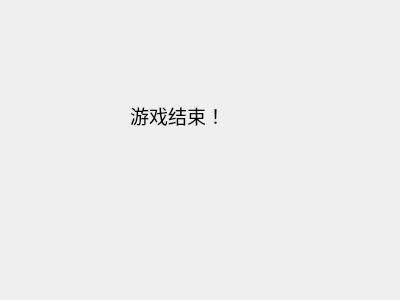
<?xml version="1.0" encoding="UTF-8"?>
<ui version="4.0">
 <class>Gameover</class>
 <widget class="QDialog" name="Gameover">
  <property name="geometry">
   <rect>
    <x>0</x>
    <y>0</y>
    <width>400</width>
    <height>300</height>
   </rect>
  </property>
  <property name="windowTitle">
   <string>Dialog</string>
  </property>
  <widget class="QLabel" name="label">
   <property name="geometry">
    <rect>
     <x>130</x>
     <y>100</y>
     <width>141</width>
     <height>31</height>
    </rect>
   </property>
   <property name="font">
    <font>
     <family>Agency FB</family>
     <pointsize>14</pointsize>
    </font>
   </property>
   <property name="text">
    <string>游戏结束！</string>
   </property>
  </widget>
  <widget class="QLabel" name="label_2">
   <property name="geometry">
    <rect>
     <x>101</x>
     <y>154</y>
     <width>201</width>
     <height>31</height>
    </rect>
   </property>
   <property name="font">
    <font>
     <family>Agency FB</family>
     <pointsize>14</pointsize>
    </font>
   </property>
   <property name="text">
    <string/>
   </property>
  </widget>
 </widget>
 <resources/>
 <connections/>
</ui>
